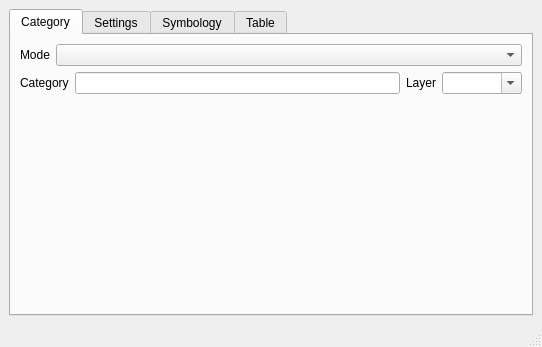
<ui version="4.0" >
 <class>QgsGrassEditBase</class>
 <widget class="QMainWindow" name="QgsGrassEditBase" >
  <property name="geometry" >
   <rect>
    <x>0</x>
    <y>0</y>
    <width>542</width>
    <height>347</height>
   </rect>
  </property>
  <property name="windowTitle" >
   <string>GRASS Edit</string>
  </property>
  <widget class="QWidget" name="centralwidget" >
   <property name="geometry" >
    <rect>
     <x>0</x>
     <y>0</y>
     <width>542</width>
     <height>325</height>
    </rect>
   </property>
   <layout class="QGridLayout" >
    <item row="0" column="0" >
     <widget class="QTabWidget" name="tabWidget" >
      <property name="currentIndex" >
       <number>0</number>
      </property>
      <widget class="QWidget" name="tab" >
       <property name="geometry" >
        <rect>
         <x>0</x>
         <y>0</y>
         <width>512</width>
         <height>278</height>
        </rect>
       </property>
       <attribute name="title" >
        <string>Category</string>
       </attribute>
       <layout class="QVBoxLayout" >
        <item>
         <layout class="QHBoxLayout" >
          <item>
           <widget class="QLabel" name="textLabel3" >
            <property name="sizePolicy" >
             <sizepolicy vsizetype="Preferred" hsizetype="Minimum" >
              <horstretch>0</horstretch>
              <verstretch>0</verstretch>
             </sizepolicy>
            </property>
            <property name="text" >
             <string>Mode</string>
            </property>
           </widget>
          </item>
          <item>
           <widget class="QComboBox" name="mCatModeBox" >
            <property name="sizePolicy" >
             <sizepolicy vsizetype="Fixed" hsizetype="Expanding" >
              <horstretch>0</horstretch>
              <verstretch>0</verstretch>
             </sizepolicy>
            </property>
            <property name="currentIndex" >
             <number>-1</number>
            </property>
           </widget>
          </item>
         </layout>
        </item>
        <item>
         <layout class="QHBoxLayout" >
          <item>
           <widget class="QLabel" name="catLabel" >
            <property name="sizePolicy" >
             <sizepolicy vsizetype="Preferred" hsizetype="Minimum" >
              <horstretch>0</horstretch>
              <verstretch>0</verstretch>
             </sizepolicy>
            </property>
            <property name="text" >
             <string>Category</string>
            </property>
           </widget>
          </item>
          <item>
           <widget class="QLineEdit" name="mCatEntry" >
            <property name="minimumSize" >
             <size>
              <width>80</width>
              <height>0</height>
             </size>
            </property>
           </widget>
          </item>
          <item>
           <widget class="QLabel" name="textLabel2" >
            <property name="sizePolicy" >
             <sizepolicy vsizetype="Preferred" hsizetype="Minimum" >
              <horstretch>0</horstretch>
              <verstretch>0</verstretch>
             </sizepolicy>
            </property>
            <property name="text" >
             <string>Layer</string>
            </property>
           </widget>
          </item>
          <item>
           <widget class="QComboBox" name="mFieldBox" >
            <property name="minimumSize" >
             <size>
              <width>80</width>
              <height>0</height>
             </size>
            </property>
            <property name="editable" >
             <bool>true</bool>
            </property>
            <property name="duplicatesEnabled" >
             <bool>false</bool>
            </property>
           </widget>
          </item>
         </layout>
        </item>
        <item>
         <spacer>
          <property name="orientation" >
           <enum>Qt::Vertical</enum>
          </property>
          <property name="sizeHint" stdset="0" >
           <size>
            <width>20</width>
            <height>171</height>
           </size>
          </property>
         </spacer>
        </item>
       </layout>
      </widget>
      <widget class="QWidget" name="tab_2" >
       <property name="geometry" >
        <rect>
         <x>0</x>
         <y>0</y>
         <width>512</width>
         <height>278</height>
        </rect>
       </property>
       <attribute name="title" >
        <string>Settings</string>
       </attribute>
       <layout class="QVBoxLayout" >
        <item>
         <layout class="QHBoxLayout" >
          <item>
           <widget class="QLabel" name="textLabel4" >
            <property name="text" >
             <string>Snapping in screen pixels</string>
            </property>
           </widget>
          </item>
          <item>
           <widget class="QSpinBox" name="mSnapPixels" >
            <property name="value" >
             <number>10</number>
            </property>
           </widget>
          </item>
          <item>
           <spacer>
            <property name="orientation" >
             <enum>Qt::Horizontal</enum>
            </property>
            <property name="sizeHint" stdset="0" >
             <size>
              <width>191</width>
              <height>20</height>
             </size>
            </property>
           </spacer>
          </item>
         </layout>
        </item>
        <item>
         <spacer>
          <property name="orientation" >
           <enum>Qt::Vertical</enum>
          </property>
          <property name="sizeHint" stdset="0" >
           <size>
            <width>20</width>
            <height>211</height>
           </size>
          </property>
         </spacer>
        </item>
       </layout>
      </widget>
      <widget class="QWidget" name="tab_3" >
       <property name="geometry" >
        <rect>
         <x>0</x>
         <y>0</y>
         <width>512</width>
         <height>278</height>
        </rect>
       </property>
       <attribute name="title" >
        <string>Symbology</string>
       </attribute>
       <layout class="QVBoxLayout" >
        <item>
         <layout class="QHBoxLayout" >
          <item>
           <widget class="QLabel" name="label" >
            <property name="sizePolicy" >
             <sizepolicy vsizetype="Preferred" hsizetype="Minimum" >
              <horstretch>0</horstretch>
              <verstretch>0</verstretch>
             </sizepolicy>
            </property>
            <property name="text" >
             <string>Line width</string>
            </property>
           </widget>
          </item>
          <item>
           <widget class="QSpinBox" name="mLineWidthSpinBox" >
            <property name="sizePolicy" >
             <sizepolicy vsizetype="Fixed" hsizetype="Preferred" >
              <horstretch>0</horstretch>
              <verstretch>0</verstretch>
             </sizepolicy>
            </property>
           </widget>
          </item>
          <item>
           <widget class="QLabel" name="label_2" >
            <property name="sizePolicy" >
             <sizepolicy vsizetype="Preferred" hsizetype="Minimum" >
              <horstretch>0</horstretch>
              <verstretch>0</verstretch>
             </sizepolicy>
            </property>
            <property name="text" >
             <string>Marker size</string>
            </property>
           </widget>
          </item>
          <item>
           <widget class="QSpinBox" name="mMarkerSizeSpinBox" >
            <property name="sizePolicy" >
             <sizepolicy vsizetype="Fixed" hsizetype="Preferred" >
              <horstretch>0</horstretch>
              <verstretch>0</verstretch>
             </sizepolicy>
            </property>
           </widget>
          </item>
          <item>
           <spacer>
            <property name="orientation" >
             <enum>Qt::Horizontal</enum>
            </property>
            <property name="sizeHint" stdset="0" >
             <size>
              <width>171</width>
              <height>20</height>
             </size>
            </property>
           </spacer>
          </item>
         </layout>
        </item>
        <item>
         <widget class="QTreeWidget" name="symbologyList" >
          <property name="sizeHint" stdset="0" >
           <size>
            <width>256</width>
            <height>192</height>
           </size>
          </property>
          <property name="rootIsDecorated" >
           <bool>false</bool>
          </property>
          <property name="treeStepSize" stdset="0" >
           <number>20</number>
          </property>
          <column>
           <property name="text" >
            <string>Disp</string>
           </property>
          </column>
          <column>
           <property name="text" >
            <string>Color</string>
           </property>
          </column>
          <column>
           <property name="text" >
            <string>Type</string>
           </property>
          </column>
          <column>
           <property name="text" >
            <string>Index</string>
           </property>
          </column>
         </widget>
        </item>
       </layout>
      </widget>
      <widget class="QWidget" name="tab_4" >
       <property name="geometry" >
        <rect>
         <x>0</x>
         <y>0</y>
         <width>512</width>
         <height>278</height>
        </rect>
       </property>
       <attribute name="title" >
        <string>Table</string>
       </attribute>
       <layout class="QVBoxLayout" >
        <item>
         <layout class="QHBoxLayout" >
          <item>
           <widget class="QLabel" name="textLabel1" >
            <property name="text" >
             <string>Layer</string>
            </property>
           </widget>
          </item>
          <item>
           <widget class="QComboBox" name="mTableField" >
            <property name="editable" >
             <bool>true</bool>
            </property>
            <property name="duplicatesEnabled" >
             <bool>false</bool>
            </property>
           </widget>
          </item>
          <item>
           <spacer name="horizontalSpacer_2" >
            <property name="orientation" >
             <enum>Qt::Horizontal</enum>
            </property>
            <property name="sizeHint" stdset="0" >
             <size>
              <width>40</width>
              <height>20</height>
             </size>
            </property>
           </spacer>
          </item>
         </layout>
        </item>
        <item>
         <widget class="QTableWidget" name="mAttributeTable" >
          <property name="lineWidth" >
           <number>2</number>
          </property>
          <property name="selectionMode" >
           <enum>QAbstractItemView::SingleSelection</enum>
          </property>
          <property name="columnCount" >
           <number>3</number>
          </property>
          <property name="numRows" stdset="0" >
           <number>0</number>
          </property>
          <property name="numCols" stdset="0" >
           <number>3</number>
          </property>
          <column>
           <property name="text" >
            <string>Column</string>
           </property>
          </column>
          <column>
           <property name="text" >
            <string>Type</string>
           </property>
          </column>
          <column>
           <property name="text" >
            <string>Length</string>
           </property>
          </column>
         </widget>
        </item>
        <item>
         <layout class="QHBoxLayout" >
          <item>
           <spacer name="horizontalSpacer" >
            <property name="orientation" >
             <enum>Qt::Horizontal</enum>
            </property>
            <property name="sizeHint" stdset="0" >
             <size>
              <width>40</width>
              <height>20</height>
             </size>
            </property>
           </spacer>
          </item>
          <item>
           <widget class="QPushButton" name="mAddColumnButton" >
            <property name="text" >
             <string>Add Column</string>
            </property>
           </widget>
          </item>
          <item>
           <widget class="QPushButton" name="mAlterTableButton" >
            <property name="text" >
             <string>Create / Alter Table</string>
            </property>
           </widget>
          </item>
         </layout>
        </item>
       </layout>
      </widget>
     </widget>
    </item>
   </layout>
  </widget>
  <widget class="QStatusBar" name="statusbar" >
   <property name="geometry" >
    <rect>
     <x>0</x>
     <y>325</y>
     <width>542</width>
     <height>22</height>
    </rect>
   </property>
  </widget>
 </widget>
 <resources/>
 <connections/>
</ui>
